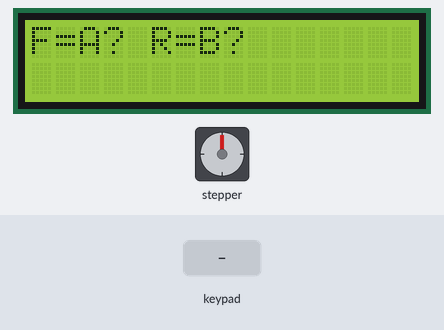
The sketch below on a simulated Arduino Mega 2560, built with avr-gcc and run on an emulated ATmega2560. On the bench: 16×2 character LCD, stepper motor. The inputs (shaded band) are chosen by the test bench. Stepper angles assume 200 steps per turn.

Above: at 1.2 s.
1.3 s: key 'B' pressed
At 2.1 s:
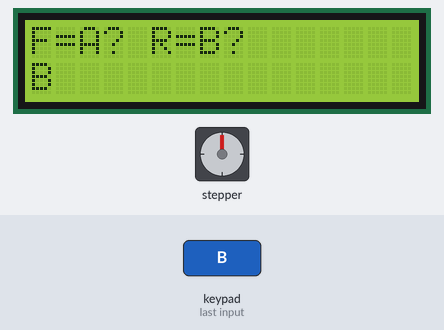
At 3.4 s:
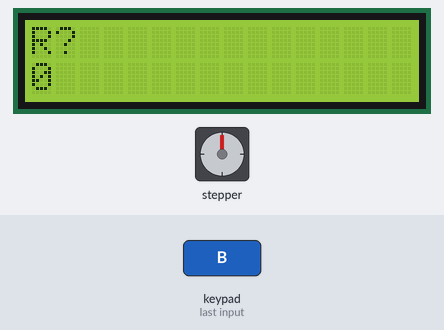
3.8 s: keypad keys 2 5 2 4 2 3 2 2 A pressed 0.4 s apart
At 7.16 s:
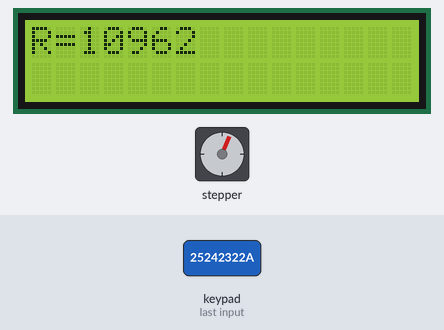
Timing chart, 0 to 20.8 s (numbered marks = the images above; inputs shaded):
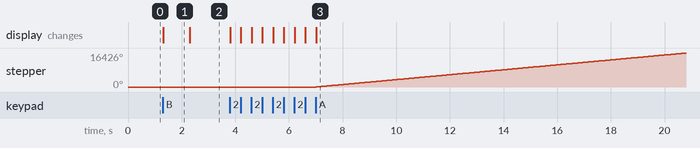

Measured:
- after the input at 1.3 s, the display: changes at once (image 1)
- after the input at 3.8 s, stepper: keeps turning clockwise at about 1192°/s, starting after 3.2 s; the display: first changes at once (image 3 shows a later state)
- what the display in image 1 shows lasts 1.0 s, from 1.3 s to 2.3 s

The sketch:

EXE3.ino
```cpp
#define a 2
#define b 3
#define a_bar 4
#define b_bar 5

#include <Stepper.h>
#include <LiquidCrystal.h>
#include <Keypad.h>

LiquidCrystal lcd(49, 48, 47, 43, 42, 41);

Stepper stepper(200, a, a_bar, b, b_bar);

const byte ROWS = 4;
const byte COLS = 4;

char keys[ROWS][COLS] = {{'F','E','D','C'},
                         {'B','3','6','9'},
                         {'A','2','5','8'},
                         {'0','1','4','7'}};

byte rowPins[ROWS] = {25, 24, 23, 22};
byte colPins[COLS] = {29, 28, 27, 26};

Keypad keypad = Keypad(makeKeymap(keys), rowPins, colPins, ROWS, COLS);

int mod = 0, rmod = 0, R = 0, nowr = 0;

void setup() {

    stepper.setSpeed(200);

    lcd.begin(16, 2);
    lcd.clear();

}

void loop() {

    lcd.setCursor(0, 0);
    lcd.print("F=A? R=B?");
    lcd.setCursor(0, 1);

    char key = keypad.getKey();

    if (key != NO_KEY) {

        if(key == '0') {

        }
        else if(key == '1') {

        }
        else if(key == '2') {

        }
        else if(key == '3') {

        }
        else if(key == '4') {

        }
        else if(key == '5') {

        }
        else if(key == '6') {

        }
        else if(key == '7') {

        }
        else if(key == '8') {

        }
        else if(key == '9') {

        }
        else if(key == 'A') {

            lcd.print("A");
            delay(1000);
            lcd.clear();
            rmod = 1;
            mod = 1;

        }
        else if(key == 'B') {

            lcd.print("B");
            delay(1000);
            lcd.clear();
            rmod = 2;
            mod = 1;

        }

    }

    while(mod == 1) {

        lcd.setCursor(0, 0);
        lcd.print("R?");
        lcd.setCursor(0, 1);

        char key = keypad.getKey();

        if (key != NO_KEY) {

            if(key == '0') {

                R = (R * 10) + 0;

            }
            else if(key == '1') {

                R = (R * 10) + 1;

            }
            else if(key == '2') {

                R = (R * 10) + 2;

            }
            else if(key == '3') {

                R = (R * 10) + 3;

            }
            else if(key == '4') {

                R = (R * 10) + 4;

            }
            else if(key == '5') {

                R = (R * 10) + 5;

            }
            else if(key == '6') {

                R = (R * 10) + 6;

            }
            else if(key == '7') {

                R = (R * 10) + 7;

            }
            else if(key == '8') {

                R = (R * 10) + 8;

            }
            else if(key == '9') {

                R = (R * 10) + 9;

            }
            else if(key == 'A') {

                lcd.clear();
                mod = 2;

            }
            else if(key == 'C') {

                lcd.clear();
                R = 0;

            }

        }

        lcd.print(R);

    }

    while(mod == 2) {

        lcd.clear();

        lcd.setCursor(0, 0);
        lcd.print("R=    ");
        lcd.setCursor(2, 0);
        lcd.print(R - nowr);

        if(rmod == 1) {

            stepper.step(-1000 * R);
            nowr++;

        }
        else if(rmod == 2) {

            stepper.step(1000 * R);
            nowr++;

        }

        if(nowr == R) {

            mod = 0;
            nowr = 0;
            R = 0;

        }

    }

}
```
